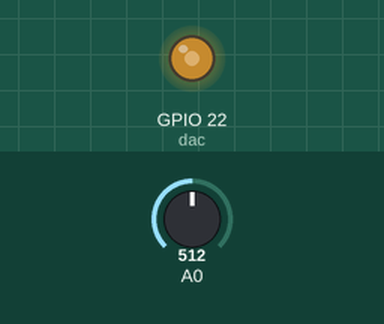
A program run on a simulated ESP8266 board running MicroPython. Parts: output pins drawn as LEDs (lit = HIGH). The test bench sets the inputs (shaded band); at power-on: A0 = 512 (analog values on the 0–1023 scale). What the program prints to the serial console is not drawn. At 10.0 s the program stops and its outputs stay as they are.

Above: at 0.1 s.
Timing chart, 0 to 1.6 s (numbered marks = the images above):
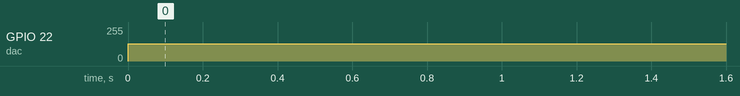

Measured:
- by itself, GPIO 22 (dac): 0/255 → 128/255 at 0.00 s

The program:

adc_dac_basic.py
```python
#ADC & DAC basic
from pin_map import *
from machine import ADC, DAC
import time

dac = DAC(GPIO25)
dac.write(0.5)
print("DAC output activating...")

adc = ADC()
apin = adc.channel(pin=GPIO39, attn=ADC.ATTN_11DB)
#ADC.ATTN_0DB : x1.00
#ADC.ATTN_5DB : x1.78
#ADC.ATTN_6DB : x2.00
#ADC.ATTN_11DB : x3.55

for i in range(10):
    val = apin.value()
    volt = apin.voltage()
    print("ADC input value : %d, %d[mV]" % (val,volt))
    time.sleep(1)
```

pin_map.py
```python
# pin mapping from Pycom to NodeMCU-32S
# Using this mapping, add to 'from pin_map import *'
GPIO3 = 'P0'  #Push Button in NodeMCU-32S
GPIO1 = 'P1'
GPIO0 = 'P2'
GPIO4 = 'P3'
GPIO15 = 'P4'  #SDA1
GPIO5 = 'P5'  #SCL2
GPIO27 = 'P6'
GPIO19 = 'P7'
GPIO2 = 'P8'  #OnBoard LED in NodeMCU-32S
GPIO12 = 'P9'
GPIO13 = 'P10' #default SDA in WiPy
GPIO22 = 'P11' #default SCL in WiPy
GPIO21 = 'P12'
GPIO36 = 'P13' #Input Pin in WiPy
#GPI37 = 'P14' #Not assign in NodeMCU-32S
#GPI38 = 'P15' #Not assign in NodeMCU-32S
GPIO39 = 'P16' #Input Pin in WiPy
GPIO35 = 'P17' #Input Pin in WiPy
GPIO34 = 'P18' #Input Pin in WiPy
GPIO32 = 'P19'
GPIO33 = 'P20'
GPIO26 = 'P21'
GPIO25 = 'P22'
GPIO14 = 'P23'

if __name__ == "__main__":
    print("Initialize done pin mapping from WiPy of Pycom to NodeMCU-32S")
```
